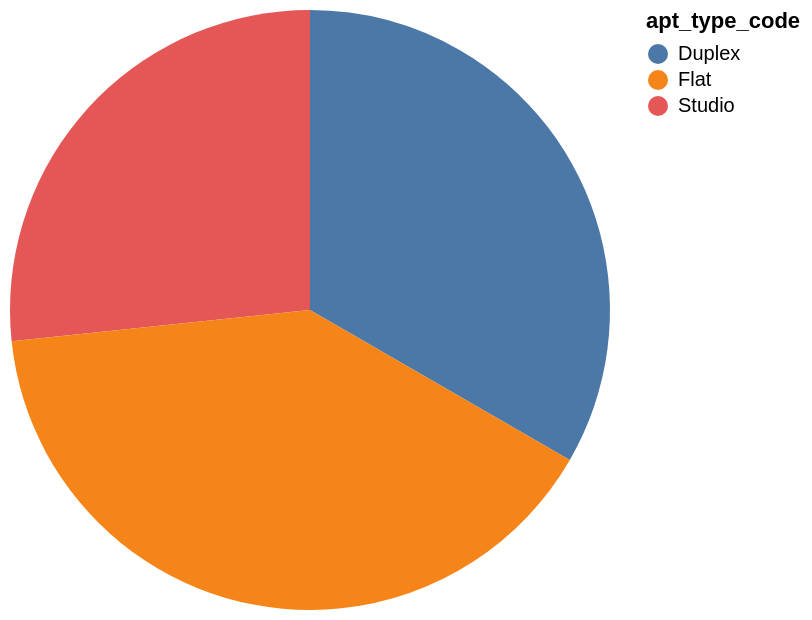

Write the Vega-Lite specification saved for this chart.
### Vega-Lite specification from a JSON file in a GitHub repository (floating-point values rounded to 4 significant figures)
{"data": {"values": [{"x_data": "Studio", "y_data": 4}, {"x_data": "Duplex", "y_data": 5}, {"x_data": "Flat", "y_data": 6}]}, "mark": "arc", "encoding": {"theta": {"field": "y_data", "type": "quantitative", "title": "COUNT(*)"}, "color": {"field": "x_data", "type": "nominal", "title": "apt_type_code"}}}
